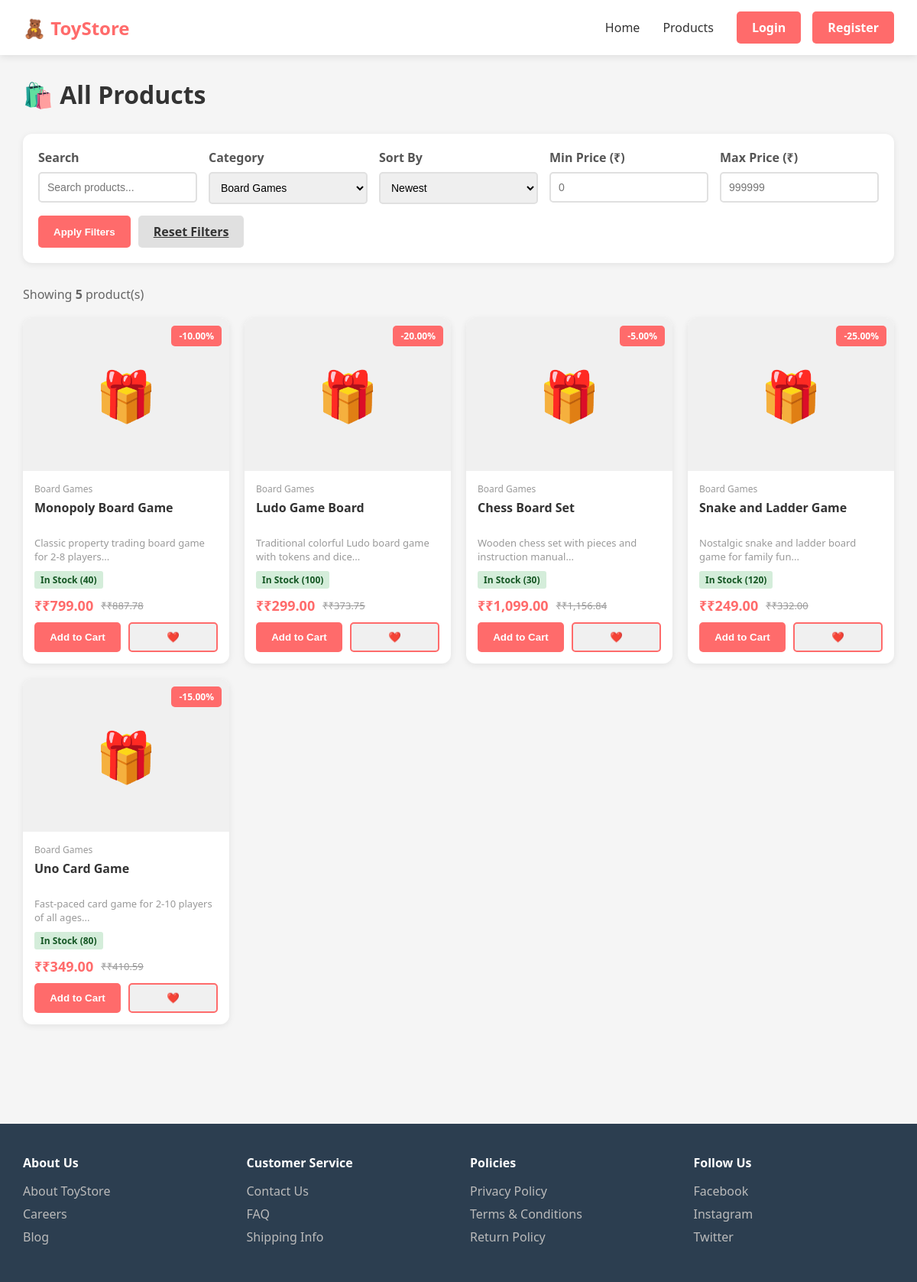
The page /pages/products.php?category=6 on the database its author committed.
### tables this page shows
CREATE TABLE products (
    id INT UNSIGNED AUTO_INCREMENT PRIMARY KEY,
    name VARCHAR(255) NOT NULL,
    description TEXT,
    category_id INT UNSIGNED,
    price DECIMAL(10,2) NOT NULL,
    stock_quantity INT NOT NULL DEFAULT 0,
    discount_percent DECIMAL(5,2) NOT NULL DEFAULT 0,
    is_featured TINYINT(1) NOT NULL DEFAULT 0,
    created_by INT UNSIGNED,
    created_at DATETIME NOT NULL DEFAULT CURRENT_TIMESTAMP,
    updated_at DATETIME NOT NULL DEFAULT CURRENT_TIMESTAMP ON UPDATE CURRENT_TIMESTAMP,
    FOREIGN KEY (category_id) REFERENCES categories(id) ON DELETE SET NULL,
    FOREIGN KEY (created_by) REFERENCES users(id) ON DELETE SET NULL
);

CREATE TABLE categories (
    id INT UNSIGNED AUTO_INCREMENT PRIMARY KEY,
    name VARCHAR(100) NOT NULL UNIQUE,
    description TEXT
);

### includes/functions.php (called while the page is built, shortened)
<?php
function sanitize($input) {
    return htmlspecialchars(trim($input), ENT_QUOTES, 'UTF-8');
}
function formatPrice($price) {
    return '₹' . number_format($price, 2);
}
function isLoggedIn() {
    return isset($_SESSION['user_id']);
}
?>

### pages/products.php (the view, shortened to what this page needs)
<?php
include '../config/database.php';
include '../includes/functions.php';
$category_id = sanitize($_GET['category'] ?? '');
$sort = sanitize($_GET['sort'] ?? 'newest');
$query = "
    SELECT p.*, c.name as category_name
    FROM products p
    JOIN categories c ON p.category_id = c.id
    WHERE 1=1
";
$params = [];
if (!empty($category_id) && $category_id !== '') {
    $query .= " AND p.category_id = ?";
    $params[] = intval($category_id);
}
switch ($sort) {
    case 'newest':
    default:
        $query .= " ORDER BY p.created_at DESC";
        break;
}
$stmt = $pdo->prepare($query);
$stmt->execute($params);
$products = $stmt->fetchAll(PDO::FETCH_ASSOC);
$stmt = $pdo->query("SELECT * FROM categories ORDER BY name");
$categories = $stmt->fetchAll(PDO::FETCH_ASSOC);
?>
<!DOCTYPE html>
<html lang="en">
<head>
</head>
<body>
    <header>
        <div class="navbar">
            <div class="logo">🧸 ToyStore</div>
            <nav>
                <a href="index.php">Home</a>
                <a href="products.php">Products</a>
                <?php if (isLoggedIn()): ?>
                    <a href="cart.php">Cart</a>
                    <a href="wishlist.php">Wishlist</a>
                    <a href="orders.php">Orders</a>
                    <a href="profile.php">Profile</a>
                    <a href="logout.php">Logout</a>
                <?php else: ?>
                    <div class="auth-links">
                        <a href="login.php" class="btn-auth">Login</a>
                        <a href="register.php" class="btn-auth">Register</a>
                    </div>
                <?php endif; ?>
            </nav>
        </div>
    </header>
    <div class="container">
        <h1 class="page-title">🛍️ All Products</h1>
        <div class="filters-section">
            <form method="GET" class="filters-form">
                <div class="filters-grid">
                    <div class="filter-group">
                        <label>Search</label>
                        <input type="text" name="search" value="<?php echo sanitize($_GET['search'] ?? ''); ?>" placeholder="Search products...">
                    </div>
                    <div class="filter-group">
                        <label>Category</label>
                        <select name="category">
                            <?php foreach ($categories as $cat): ?>
                                <option value="<?php echo $cat['id']; ?>" <?php echo ($category_id == $cat['id']) ? 'selected' : ''; ?>>
                                    <?php echo sanitize($cat['name']); ?>
                                </option>
                            <?php endforeach; ?>
                        </select>
                    </div>
                    <div class="filter-group">
                        <label>Sort By</label>
                        <select name="sort">
                            <option value="newest" <?php echo ($sort === 'newest') ? 'selected' : ''; ?>>Newest</option>
                        </select>
                    </div>
                    <div class="filter-group">
                        <label>Min Price (₹)</label>
                        <input type="number" name="min_price" value="<?php echo sanitize($_GET['min_price'] ?? ''); ?>" placeholder="0">
                    </div>
                    <div class="filter-group">
                        <label>Max Price (₹)</label>
                        <input type="number" name="max_price" value="<?php echo sanitize($_GET['max_price'] ?? ''); ?>" placeholder="999999">
                    </div>
                </div>
                <div class="filter-buttons">
                    <button type="submit" class="btn-filter">Apply Filters</button>
                    <a href="products.php" class="btn-reset">Reset Filters</a>
                </div>
            </form>
        </div>
        <div class="results-info">
            Showing <strong><?php echo count($products); ?></strong> product(s)
        </div>
        <?php if (count($products) > 0): ?>
            <div class="products-grid">
                <?php foreach ($products as $product): ?>
                    <div class="product-card">
                        <div class="product-image">
                            🎁
                            <?php if ($product['discount_percent'] > 0): ?>
                                <div class="discount-badge">-<?php echo $product['discount_percent']; ?>%</div>
                            <?php endif; ?>
                        </div>
                        <div class="product-info">
                            <div class="product-category"><?php echo sanitize($product['category_name']); ?></div>
                            <div class="product-name"><?php echo sanitize($product['name']); ?></div>
                            <div class="product-description"><?php echo sanitize(substr($product['description'], 0, 60)) . '...'; ?></div>
                            <div class="product-stock">
                                <?php if ($product['stock_quantity'] > 0): ?>
                                    <span class="stock-status in-stock">In Stock (<?php echo $product['stock_quantity']; ?>)</span>
                                <?php else: ?>
                                    <span class="stock-status out-of-stock">Out of Stock</span>
                                <?php endif; ?>
                            </div>
                            <div class="product-price">
                                <span class="price">₹<?php echo formatPrice($product['price']); ?></span>
                                <?php if ($product['discount_percent'] > 0): ?>
                                    <span class="original-price">₹<?php echo formatPrice($product['price'] / (1 - $product['discount_percent'] / 100)); ?></span>
                                <?php endif; ?>
                            </div>
                            <div class="product-actions">
                                <button class="btn-small btn-cart" onclick="addToCart(<?php echo $productId; ?>)" <?php echo ($product['stock_quantity'] <= 0) ? 'disabled' : ''; ?>>
                                    Add to Cart
                                </button>
                                <button class="btn-small btn-wishlist" onclick="addToWishlist(<?php echo $productId; ?>)">❤️</button>
                            </div>
                        </div>
                    </div>
                <?php endforeach; ?>
            </div>
        <?php endif; ?>
    </div>
    <footer>
        <div class="footer-content">
            <div class="footer-section">
                <h4>About Us</h4>
                <a href="#">About ToyStore</a>
                <a href="#">Careers</a>
                <a href="#">Blog</a>
            </div>
            <div class="footer-section">
                <h4>Customer Service</h4>
                <a href="#">Contact Us</a>
                <a href="#">FAQ</a>
                <a href="#">Shipping Info</a>
            </div>
            <div class="footer-section">
                <h4>Policies</h4>
                <a href="#">Privacy Policy</a>
                <a href="#">Terms & Conditions</a>
                <a href="#">Return Policy</a>
            </div>
            <div class="footer-section">
                <h4>Follow Us</h4>
                <a href="#">Facebook</a>
                <a href="#">Instagram</a>
                <a href="#">Twitter</a>
            </div>
        </div>
    </footer>
</body>
</html>

### pages/products.php (style rules this page uses)
* { margin: 0; padding: 0; box-sizing: border-box; }
body { font-family: 'Segoe UI', Tahoma, Geneva, Verdana, sans-serif; background: #f5f5f5; }
header { background: white; box-shadow: 0 2px 10px rgba(0,0,0,0.1); position: sticky; top: 0; z-index: 100; }
.navbar { display: flex; justify-content: space-between; align-items: center; padding: 15px 30px; max-width: 1400px; margin: 0 auto; }
.logo { font-size: 24px; font-weight: bold; color: #FF6B6B; }
nav { display: flex; gap: 30px; align-items: center; }
nav a { color: #333; text-decoration: none; font-weight: 500; transition: color 0.3s; }
.auth-links { display: flex; gap: 15px; }
.btn-auth { padding: 10px 20px; background: #FF6B6B; color: white; border: none; border-radius: 5px; cursor: pointer; text-decoration: none; font-weight: 600; }
.container { max-width: 1400px; margin: 0 auto; padding: 30px; }
.page-title { font-size: 32px; margin-bottom: 30px; color: #333; }
.filters-section { background: white; padding: 20px; border-radius: 12px; margin-bottom: 30px; box-shadow: 0 2px 8px rgba(0,0,0,0.08); }
.filters-grid { display: grid; grid-template-columns: repeat(auto-fit, minmax(200px, 1fr)); gap: 15px; margin-bottom: 15px; }
.filter-group { display: flex; flex-direction: column; gap: 8px; }
.filter-group label { font-weight: 600; color: #555; }
.filter-group input, .filter-group select { padding: 10px; border: 2px solid #e0e0e0; border-radius: 5px; font-size: 14px; }
.filter-buttons { display: flex; gap: 10px; }
.btn-filter { padding: 10px 20px; background: #FF6B6B; color: white; border: none; border-radius: 5px; cursor: pointer; font-weight: 600; transition: background 0.3s; }
.btn-reset { padding: 10px 20px; background: #e0e0e0; color: #333; border: none; border-radius: 5px; cursor: pointer; font-weight: 600; transition: background 0.3s; }
.results-info { margin-bottom: 20px; color: #666; }
.products-grid { display: grid; grid-template-columns: repeat(auto-fill, minmax(250px, 1fr)); gap: 20px; margin-bottom: 50px; }
.product-card { background: white; border-radius: 12px; overflow: hidden; transition: all 0.3s; box-shadow: 0 2px 8px rgba(0,0,0,0.08); }
.product-image { width: 100%; height: 200px; background: #f0f0f0; display: flex; align-items: center; justify-content: center; font-size: 64px; position: relative; }
.discount-badge { position: absolute; top: 10px; right: 10px; background: #FF6B6B; color: white; padding: 5px 10px; border-radius: 5px; font-size: 12px; font-weight: 600; }
.product-info { padding: 15px; }
.product-category { font-size: 12px; color: #999; margin-bottom: 5px; }
.product-name { font-weight: 600; margin-bottom: 8px; color: #333; min-height: 40px; display: -webkit-box; -webkit-line-clamp: 2; -webkit-box-orient: vertical; overflow: hidden; text-overflow: ellipsis; line-clamp: 2; }
.product-description { font-size: 13px; color: #999; margin-bottom: 10px; display: -webkit-box; -webkit-line-clamp: 2; -webkit-box-orient: vertical; overflow: hidden; text-overflow: ellipsis; line-clamp: 2; }
.product-price { display: flex; align-items: center; gap: 10px; margin-bottom: 10px; }
.price { font-size: 18px; font-weight: bold; color: #FF6B6B; }
.original-price { font-size: 13px; color: #999; text-decoration: line-through; }
.product-stock { font-size: 12px; color: #666; margin-bottom: 10px; }
.stock-status { display: inline-block; padding: 3px 8px; border-radius: 3px; font-weight: 600; }
.in-stock { background: #d4edda; color: #155724; }
.product-actions { display: flex; gap: 10px; }
.btn-small { flex: 1; padding: 10px; border: none; border-radius: 5px; cursor: pointer; font-weight: 600; transition: all 0.3s; }
.btn-cart { background: #FF6B6B; color: white; }
.btn-wishlist { background: #f0f0f0; color: #FF6B6B; border: 2px solid #FF6B6B; }
footer { background: #2c3e50; color: white; padding: 40px 30px; margin-top: 50px; }
.footer-content { max-width: 1400px; margin: 0 auto; display: grid; grid-template-columns: repeat(auto-fit, minmax(200px, 1fr)); gap: 30px; }
.footer-section h4 { margin-bottom: 15px; }
.footer-section a { display: block; color: #bbb; text-decoration: none; margin-bottom: 8px; transition: color 0.3s; }

### rows shown on the page
products: discount_percent "10.00", category.name "Board Games", name "Monopoly Board Game", description "Classic property trading board game for 2-8 players", stock_quantity "40", price "₹799.00", formatPrice($product['price'] / (1 - $product['discount_percent'] / 100)) "₹887.78"
products: discount_percent "20.00", category.name "Board Games", name "Ludo Game Board", description "Traditional colorful Ludo board game with tokens and dice", stock_quantity "100", price "₹299.00", formatPrice($product['price'] / (1 - $product['discount_percent'] / 100)) "₹373.75"
products: discount_percent "5.00", category.name "Board Games", name "Chess Board Set", description "Wooden chess set with pieces and instruction manual", stock_quantity "30", price "₹1,099.00", formatPrice($product['price'] / (1 - $product['discount_percent'] / 100)) "₹1,156.84"
products: discount_percent "25.00", category.name "Board Games", name "Snake and Ladder Game", description "Nostalgic snake and ladder board game for family fun", stock_quantity "120", price "₹249.00", formatPrice($product['price'] / (1 - $product['discount_percent'] / 100)) "₹332.00"
products: discount_percent "15.00", category.name "Board Games", name "Uno Card Game", description "Fast-paced card game for 2-10 players of all ages", stock_quantity "80", price "₹349.00", formatPrice($product['price'] / (1 - $product['discount_percent'] / 100)) "₹410.59"

### other values the page prints
count($products) "5"
form field category "Board Games"
